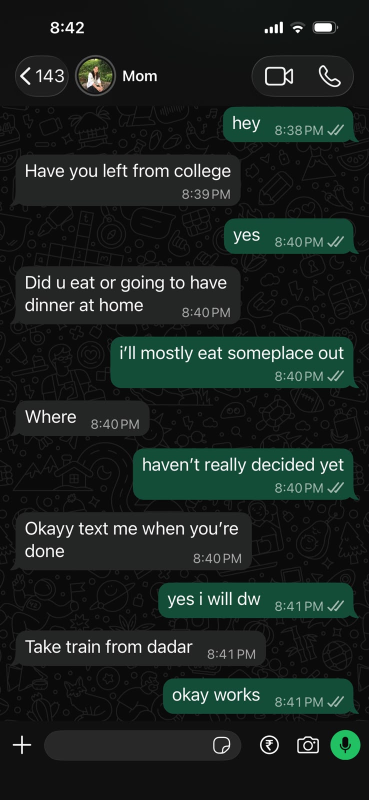
#> input picture dataset/original/ss_1.jpeg, 738 x 1600 px, found by its file name (shown at 1/2 size)
$ python sampling_quantization.py
#> lines starting #> are read from the running program, lines starting #| are printed output that depends on the picture
import cv2
import os
import matplotlib.pyplot as plt

# Input image
input_path = "dataset/original/ss_1.jpeg"

# Output directories
sampling_dir = "outputs/task2/sampling"
quantization_dir = "outputs/task2/quantization"

os.makedirs(sampling_dir, exist_ok=True)
os.makedirs(quantization_dir, exist_ok=True)

# Read image
image = cv2.imread(input_path)
#> image is the input picture: shape (1600, 738, 3); mean B, G, R 32, 35.6, 26.5

# Check if image was loaded
if image is None:
    print("Error: Could not read the image.")
    print(f"Check the file path: {input_path}")
    exit()

# Convert BGR to RGB for display
image_rgb = cv2.cvtColor(image, cv2.COLOR_BGR2RGB)

# ============================================================
# SAMPLING
# ============================================================

# Original dimensions
height, width = image.shape[:2]
#> height = 1600; width = 738

# Resize to 100%, 50%, and 25%
sample_100 = image.copy()

sample_50 = cv2.resize(
    image,
    (width // 2, height // 2),
    interpolation=cv2.INTER_AREA
)
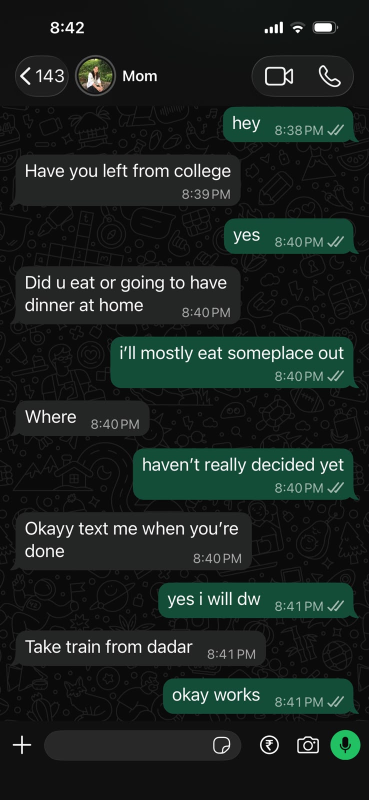
#> sample_50: shape (800, 369, 3); mean B, G, R 32.1, 35.7, 26.6

sample_25 = cv2.resize(
    image,
    (width // 4, height // 4),
    interpolation=cv2.INTER_AREA
)
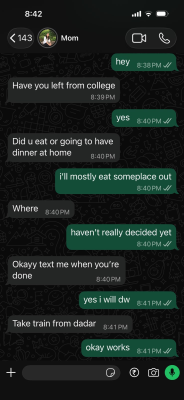
#> sample_25: shape (400, 184, 3); mean B, G, R 32, 35.6, 26.5

# Save sampled images
cv2.imwrite(
    os.path.join(sampling_dir, "sampling_100.png"),
    sample_100
)

cv2.imwrite(
    os.path.join(sampling_dir, "sampling_50.png"),
    sample_50
)

cv2.imwrite(
    os.path.join(sampling_dir, "sampling_25.png"),
    sample_25
)

# Display sampling results
plt.figure(figsize=(12, 10))

plt.subplot(1, 3, 1)
plt.imshow(cv2.cvtColor(sample_100, cv2.COLOR_BGR2RGB))
plt.title("Sampling - 100%")
plt.axis("off")

plt.subplot(1, 3, 2)
plt.imshow(cv2.cvtColor(sample_50, cv2.COLOR_BGR2RGB))
plt.title("Sampling - 50%")
plt.axis("off")

plt.subplot(1, 3, 3)
plt.imshow(cv2.cvtColor(sample_25, cv2.COLOR_BGR2RGB))
plt.title("Sampling - 25%")
plt.axis("off")

plt.tight_layout()
plt.show()
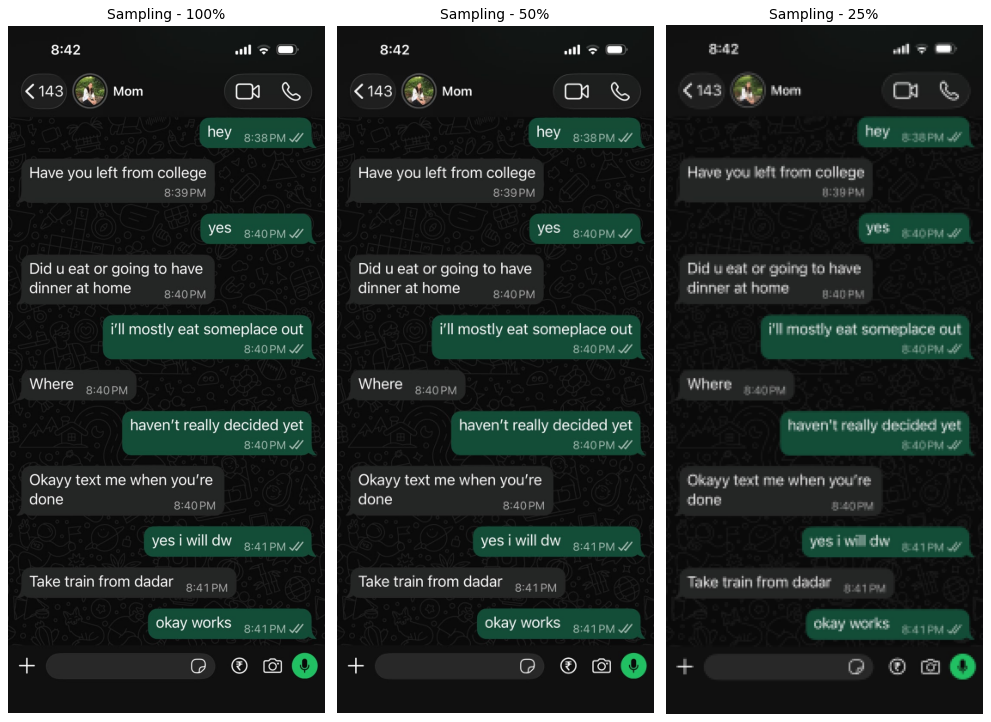
#> figure drawn by matplotlib, 3 panels

# ============================================================
# QUANTIZATION
# ============================================================

# Convert image to grayscale
gray = cv2.cvtColor(image, cv2.COLOR_BGR2GRAY)
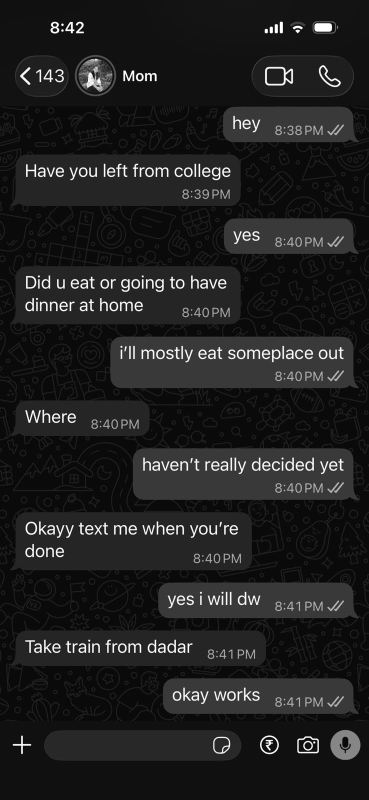
#> gray: shape (1600, 738) (shown at 1/2 size); min 0, max 255, mean 32.4


def quantize_image(image, levels):
    """
    Reduce the number of gray levels in an image.
    """
    step = 256 // levels
    quantized = (image // step) * step

    return quantized.astype("uint8")


# Generate quantized images
quantized_256 = quantize_image(gray, 256)
quantized_128 = quantize_image(gray, 128)
quantized_64 = quantize_image(gray, 64)
quantized_32 = quantize_image(gray, 32)

# Save quantized images
cv2.imwrite(
    os.path.join(quantization_dir, "quantization_256.png"),
    quantized_256
)

cv2.imwrite(
    os.path.join(quantization_dir, "quantization_128.png"),
    quantized_128
)

cv2.imwrite(
    os.path.join(quantization_dir, "quantization_64.png"),
    quantized_64
)

cv2.imwrite(
    os.path.join(quantization_dir, "quantization_32.png"),
    quantized_32
)

# Display quantization results
plt.figure(figsize=(12, 10))

plt.subplot(2, 2, 1)
plt.imshow(quantized_256, cmap="gray", vmin=0, vmax=255)
plt.title("256 Gray Levels")
plt.axis("off")

plt.subplot(2, 2, 2)
plt.imshow(quantized_128, cmap="gray", vmin=0, vmax=255)
plt.title("128 Gray Levels")
plt.axis("off")

plt.subplot(2, 2, 3)
plt.imshow(quantized_64, cmap="gray", vmin=0, vmax=255)
plt.title("64 Gray Levels")
plt.axis("off")

plt.subplot(2, 2, 4)
plt.imshow(quantized_32, cmap="gray", vmin=0, vmax=255)
plt.title("32 Gray Levels")
plt.axis("off")

plt.tight_layout()
plt.show()

print("\nSampling and quantization completed successfully.")

print("\nSampling outputs:")
print(f"100%: {sampling_dir}\\sampling_100.png")
print(f"50% : {sampling_dir}\\sampling_50.png")
print(f"25% : {sampling_dir}\\sampling_25.png")

print("\nQuantization outputs:")
print(f"256 levels: {quantization_dir}\\quantization_256.png")
print(f"128 levels: {quantization_dir}\\quantization_128.png")
print(f"64 levels : {quantization_dir}\\quantization_64.png")
print(f"32 levels : {quantization_dir}\\quantization_32.png")

$ run again, with dataset/original/ss_2.jpeg copied over dataset/original/ss_1.jpeg
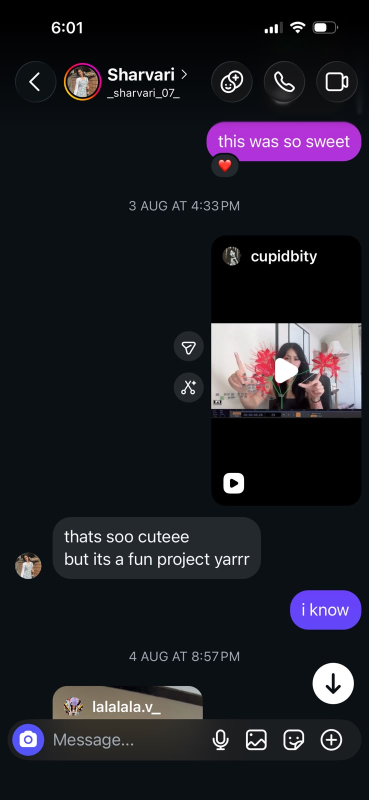
#> input picture dataset/original/ss_2.jpeg, 738 x 1600 px, found by its file name (shown at 1/2 size)
#> image is the input picture: shape (1600, 738, 3); mean B, G, R 37.6, 30.3, 30.8
#> `plt.show()`:
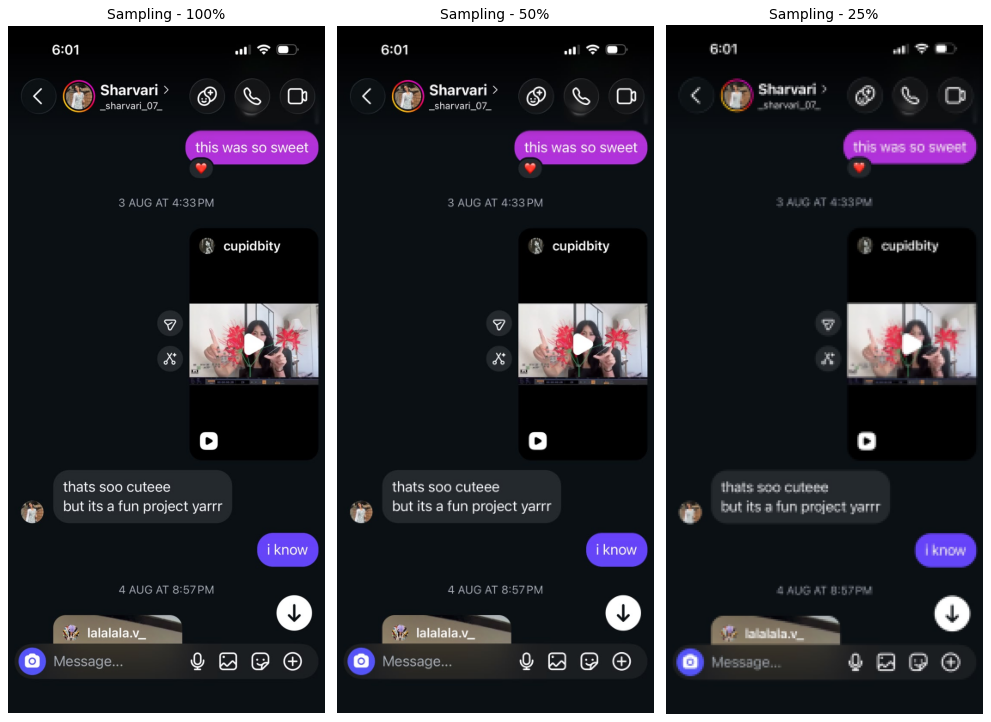
#> figure drawn by matplotlib, 3 panels
#> `gray = cv2.cvtColor(image, cv2.COLOR_BGR2GRAY)`:
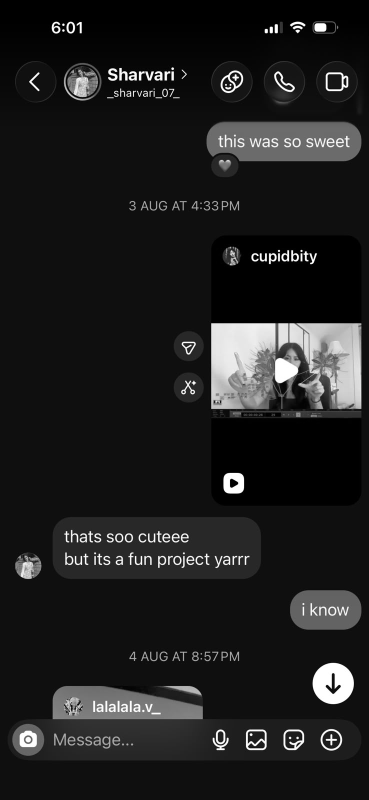
#> gray: shape (1600, 738) (shown at 1/2 size); min 0, max 255, mean 31.3

$ run again, with dataset/original/ss_3.jpeg copied over dataset/original/ss_1.jpeg
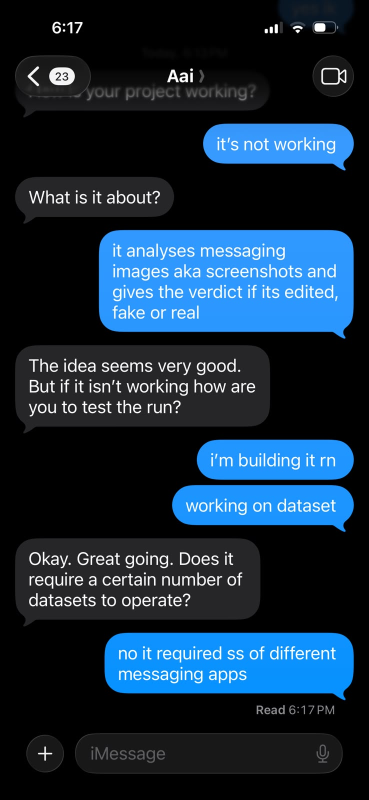
#> input picture dataset/original/ss_3.jpeg, 738 x 1600 px, found by its file name (shown at 1/2 size)
#> image is the input picture: shape (1600, 738, 3); mean B, G, R 63.4, 44.4, 23.3
#> `plt.show()`:
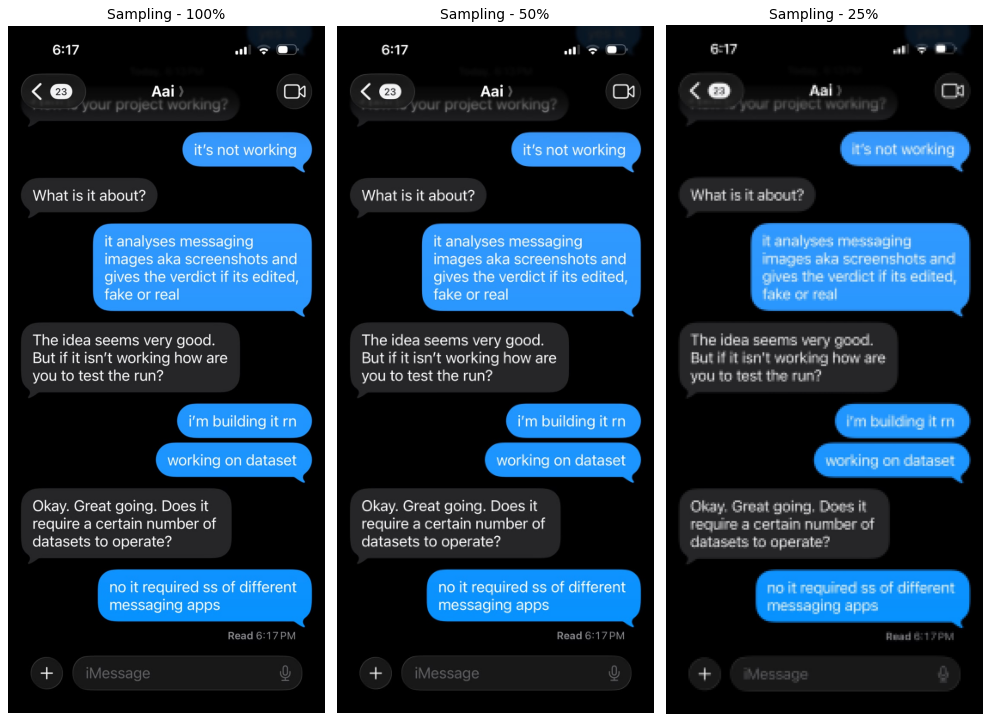
#> figure drawn by matplotlib, 3 panels
#> `gray = cv2.cvtColor(image, cv2.COLOR_BGR2GRAY)`:
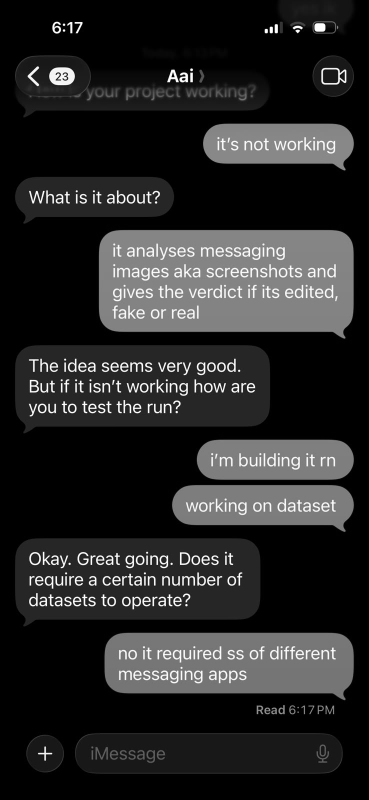
#> gray: shape (1600, 738) (shown at 1/2 size); min 0, max 255, mean 40.2
